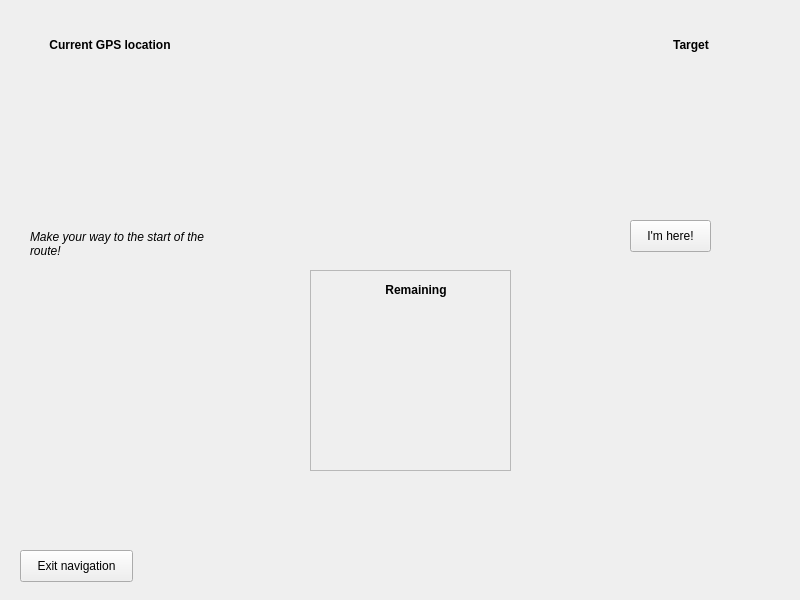
<?xml version="1.0" encoding="UTF-8"?>
<ui version="4.0">
 <class>TrackingScreen</class>
 <widget class="QWidget" name="TrackingScreen">
  <property name="geometry">
   <rect>
    <x>0</x>
    <y>0</y>
    <width>800</width>
    <height>600</height>
   </rect>
  </property>
  <property name="windowTitle">
   <string>Form</string>
  </property>
  <widget class="QPushButton" name="here_btn">
   <property name="geometry">
    <rect>
     <x>630</x>
     <y>220</y>
     <width>81</width>
     <height>32</height>
    </rect>
   </property>
   <property name="text">
    <string>I'm here!</string>
   </property>
  </widget>
  <widget class="QPushButton" name="back_btn">
   <property name="geometry">
    <rect>
     <x>20</x>
     <y>550</y>
     <width>113</width>
     <height>32</height>
    </rect>
   </property>
   <property name="text">
    <string>Exit navigation</string>
   </property>
   <property name="flat">
    <bool>false</bool>
   </property>
  </widget>
  <widget class="QLabel" name="segment_info">
   <property name="geometry">
    <rect>
     <x>30</x>
     <y>230</y>
     <width>201</width>
     <height>91</height>
    </rect>
   </property>
   <property name="autoFillBackground">
    <bool>false</bool>
   </property>
   <property name="text">
    <string>&lt;html&gt;&lt;head/&gt;&lt;body&gt;&lt;p&gt;&lt;span style=&quot; font-style:italic;&quot;&gt;Make your way to the start of the route!&lt;/span&gt;&lt;/p&gt;&lt;/body&gt;&lt;/html&gt;</string>
   </property>
   <property name="alignment">
    <set>Qt::AlignLeading|Qt::AlignLeft|Qt::AlignTop</set>
   </property>
   <property name="wordWrap">
    <bool>true</bool>
   </property>
   <property name="textInteractionFlags">
    <set>Qt::LinksAccessibleByMouse|Qt::TextSelectableByKeyboard|Qt::TextSelectableByMouse</set>
   </property>
  </widget>
  <widget class="QFrame" name="remaining">
   <property name="geometry">
    <rect>
     <x>310</x>
     <y>270</y>
     <width>201</width>
     <height>201</height>
    </rect>
   </property>
   <property name="frameShape">
    <enum>QFrame::StyledPanel</enum>
   </property>
   <property name="frameShadow">
    <enum>QFrame::Raised</enum>
   </property>
   <property name="lineWidth">
    <number>2</number>
   </property>
   <widget class="QWidget" name="">
    <property name="geometry">
     <rect>
      <x>30</x>
      <y>10</y>
      <width>152</width>
      <height>176</height>
     </rect>
    </property>
    <layout class="QVBoxLayout" name="verticalLayout">
     <item>
      <widget class="QLabel" name="remaining_label">
       <property name="text">
        <string>&lt;html&gt;&lt;head/&gt;&lt;body&gt;&lt;p&gt;&lt;span style=&quot; font-weight:600;&quot;&gt;Remaining&lt;/span&gt;&lt;/p&gt;&lt;/body&gt;&lt;/html&gt;</string>
       </property>
       <property name="alignment">
        <set>Qt::AlignCenter</set>
       </property>
      </widget>
     </item>
     <item>
      <widget class="DistanceInfoBox" name="dist_remaining" native="true">
       <property name="minimumSize">
        <size>
         <width>150</width>
         <height>150</height>
        </size>
       </property>
      </widget>
     </item>
    </layout>
   </widget>
  </widget>
  <widget class="QWidget" name="">
   <property name="geometry">
    <rect>
     <x>30</x>
     <y>30</y>
     <width>741</width>
     <height>186</height>
    </rect>
   </property>
   <layout class="QGridLayout" name="gridLayout_4" columnstretch="0,0,0">
    <property name="sizeConstraint">
     <enum>QLayout::SetDefaultConstraint</enum>
    </property>
    <item row="0" column="0">
     <layout class="QGridLayout" name="gridLayout">
      <property name="sizeConstraint">
       <enum>QLayout::SetDefaultConstraint</enum>
      </property>
      <property name="leftMargin">
       <number>5</number>
      </property>
      <property name="topMargin">
       <number>5</number>
      </property>
      <property name="rightMargin">
       <number>5</number>
      </property>
      <property name="bottomMargin">
       <number>5</number>
      </property>
      <item row="2" column="0">
       <widget class="QLabel" name="curr_label">
        <property name="text">
         <string>&lt;html&gt;&lt;head/&gt;&lt;body&gt;&lt;p&gt;&lt;span style=&quot; font-weight:600;&quot;&gt;Current GPS location&lt;/span&gt;&lt;/p&gt;&lt;/body&gt;&lt;/html&gt;</string>
        </property>
        <property name="alignment">
         <set>Qt::AlignCenter</set>
        </property>
       </widget>
      </item>
      <item row="3" column="0">
       <widget class="WaypointInfoBox" name="curr_wp" native="true">
        <property name="minimumSize">
         <size>
          <width>150</width>
          <height>150</height>
         </size>
        </property>
       </widget>
      </item>
     </layout>
    </item>
    <item row="0" column="1">
     <spacer name="horizontalSpacer">
      <property name="orientation">
       <enum>Qt::Horizontal</enum>
      </property>
      <property name="sizeType">
       <enum>QSizePolicy::Expanding</enum>
      </property>
      <property name="sizeHint" stdset="0">
       <size>
        <width>40</width>
        <height>20</height>
       </size>
      </property>
     </spacer>
    </item>
    <item row="0" column="2">
     <layout class="QGridLayout" name="gridLayout_2">
      <property name="sizeConstraint">
       <enum>QLayout::SetDefaultConstraint</enum>
      </property>
      <property name="leftMargin">
       <number>5</number>
      </property>
      <property name="topMargin">
       <number>5</number>
      </property>
      <property name="rightMargin">
       <number>5</number>
      </property>
      <property name="bottomMargin">
       <number>5</number>
      </property>
      <item row="2" column="0">
       <widget class="QLabel" name="target_label">
        <property name="text">
         <string>&lt;html&gt;&lt;head/&gt;&lt;body&gt;&lt;p&gt;&lt;span style=&quot; font-weight:600;&quot;&gt;Target&lt;/span&gt;&lt;/p&gt;&lt;/body&gt;&lt;/html&gt;</string>
        </property>
        <property name="alignment">
         <set>Qt::AlignCenter</set>
        </property>
       </widget>
      </item>
      <item row="3" column="0">
       <widget class="WaypointInfoBox" name="target_wp" native="true">
        <property name="minimumSize">
         <size>
          <width>150</width>
          <height>150</height>
         </size>
        </property>
       </widget>
      </item>
     </layout>
    </item>
   </layout>
  </widget>
 </widget>
 <customwidgets>
  <customwidget>
   <class>DistanceInfoBox</class>
   <extends>QWidget</extends>
   <header>view/distanceinfobox.h</header>
   <container>1</container>
  </customwidget>
  <customwidget>
   <class>WaypointInfoBox</class>
   <extends>QWidget</extends>
   <header>view/waypointinfobox.h</header>
   <container>1</container>
  </customwidget>
 </customwidgets>
 <resources/>
 <connections/>
</ui>
